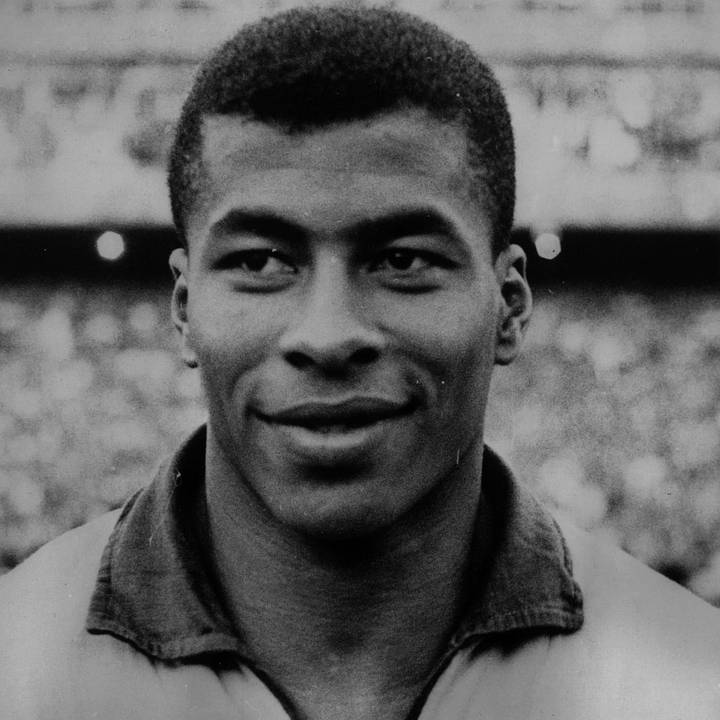
//> input picture 4.hafta/jairzinho.jpg, 720 x 720 px
$ ./gorev3   (built with g++ and OpenCV 4)
//> lines starting //> are read from the running program, lines starting //| are printed output that depends on the picture
#include <iostream>
#include <opencv2/opencv.hpp>
#include <cmath>

using namespace std;
using namespace cv;

int main() {
    Mat resim = imread("/Users/tapz/Desktop/jairzinho.jpg", IMREAD_GRAYSCALE);
//> resim is the input picture: 720 rows x 720 cols, CV_8UC1; min 0, max 199, mean 99.4
    if (resim.empty()) {
        cout << "HATA" << endl;
        return -1;
    }

    Mat yumusatilmis = resim.clone();
    int gauss[3][3] = {
        {1, 2, 1},
        {2, 4, 2},
        {1, 2, 1}
    };

    for (int y = 1; y < resim.rows - 1; y++) {
        for (int x = 1; x < resim.cols - 1; x++) {
            int toplam = 0;
            for (int ky = -1; ky <= 1; ky++) {
                for (int kx = -1; kx <= 1; kx++) {
                    toplam += resim.at<uchar>(y + ky, x + kx) * gauss[ky + 1][kx + 1];
                }
            }
            yumusatilmis.at<uchar>(y, x) = saturate_cast<uchar>(toplam / 16);
        }
    }

    Mat sobel_x = Mat::zeros(resim.size(), CV_8UC1);
    Mat sobel_y = Mat::zeros(resim.size(), CV_8UC1);

    int gx[3][3] = {
        {-1, 0, 1},
        {-2, 0, 2},
        {-1, 0, 1}
    };

    int gy[3][3] = {
        {-1, -2, -1},
        {0, 0, 0},
        {1, 2, 1}
    };

    for (int y = 1; y < yumusatilmis.rows - 1; y++) {
        for (int x = 1; x < yumusatilmis.cols - 1; x++) {
            int toplam_x = 0;
            int toplam_y = 0;
            for (int ky = -1; ky <= 1; ky++) {
                for (int kx = -1; kx <= 1; kx++) {
                    int piksel = yumusatilmis.at<uchar>(y + ky, x + kx);
                    toplam_x += piksel * gx[ky + 1][kx + 1];
                    toplam_y += piksel * gy[ky + 1][kx + 1];
                }
            }
            sobel_x.at<uchar>(y, x) = saturate_cast<uchar>(abs(toplam_x));
            sobel_y.at<uchar>(y, x) = saturate_cast<uchar>(abs(toplam_y));
        }
    }
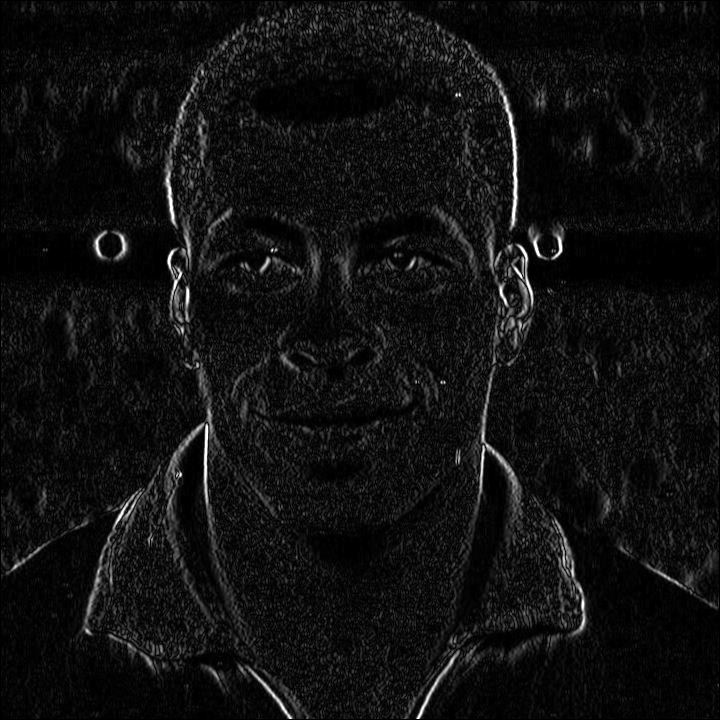
//> sobel_x: 720 rows x 720 cols, CV_8UC1; min 0, max 255, mean 16.5
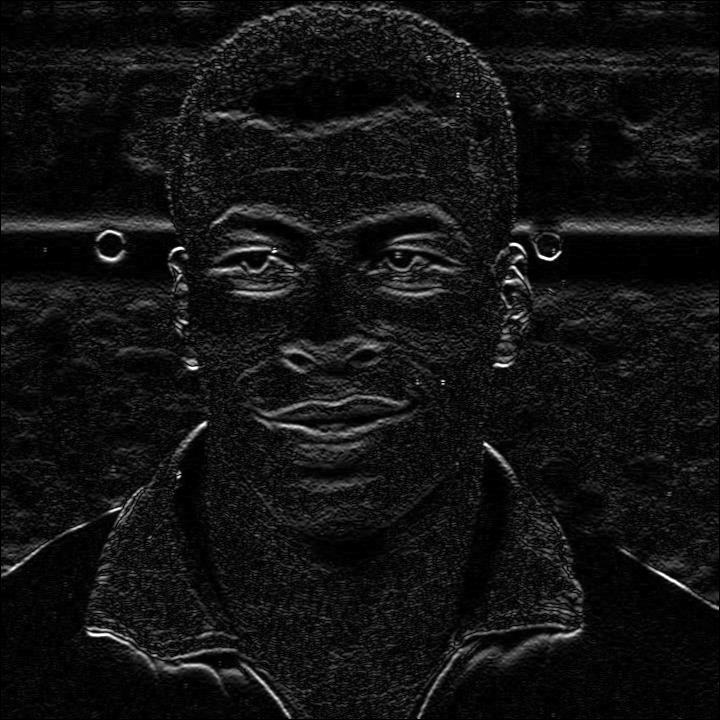
//> sobel_y: 720 rows x 720 cols, CV_8UC1; min 0, max 255, mean 18.5

    imwrite("sobel_x_sonuc.jpg", sobel_x);
    imwrite("sobel_y_sonuc.jpg", sobel_y);
    cout << "Basarili!" << endl;

    imshow("Orijinal", resim);
    imshow("Gauss Yumusatma", yumusatilmis);
    imshow("Sobel X (Dikey Kenar)", sobel_x);
    imshow("Sobel Y (Yatay Kenar)", sobel_y);
    waitKey(0);

    return 0;
}

$ run again, with 4.hafta/4.hafta1gorev.png saved as 4.hafta/jairzinho.jpg
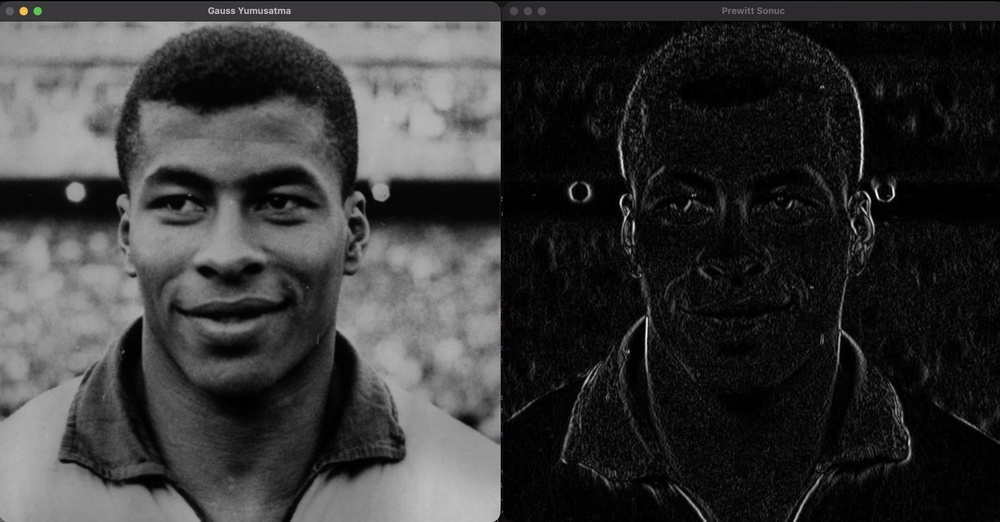
//> input picture 4.hafta/4.hafta1gorev.png, 1000 x 522 px, shrunk from 2868 x 1498 before the run
//> after the loop `for (int y = 1; y < yumusatilmis.rows - 1; y++)`:
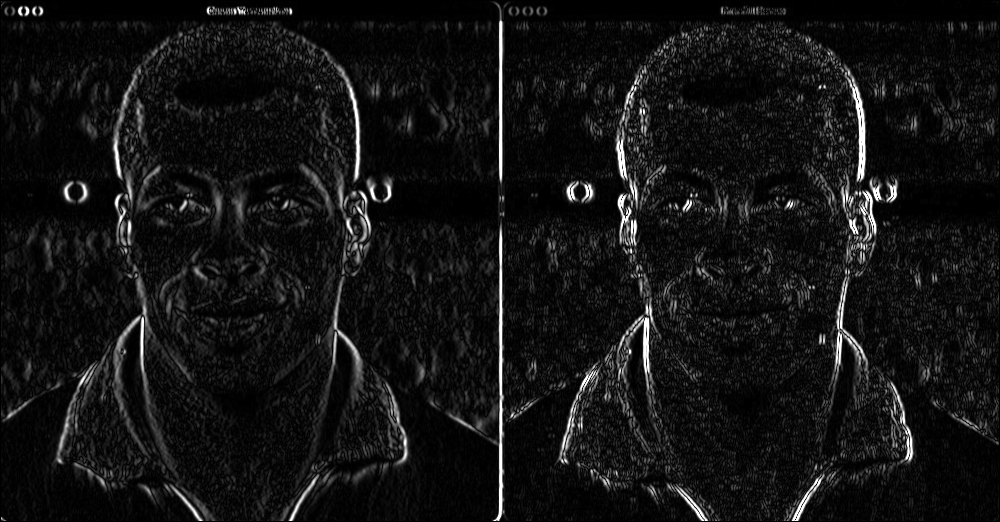
//> sobel_x: 522 rows x 1000 cols, CV_8UC1; min 0, max 255, mean 19.6
//> after the loop `for (int y = 1; y < yumusatilmis.rows - 1; y++)`:
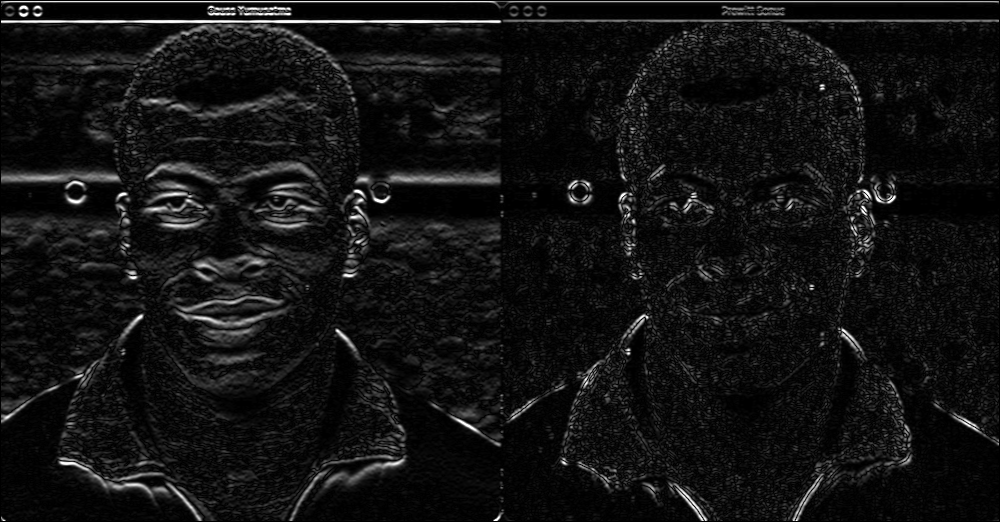
//> sobel_y: 522 rows x 1000 cols, CV_8UC1; min 0, max 255, mean 18.9

$ run again, with 4.hafta/4.hafta2gorev.png saved as 4.hafta/jairzinho.jpg
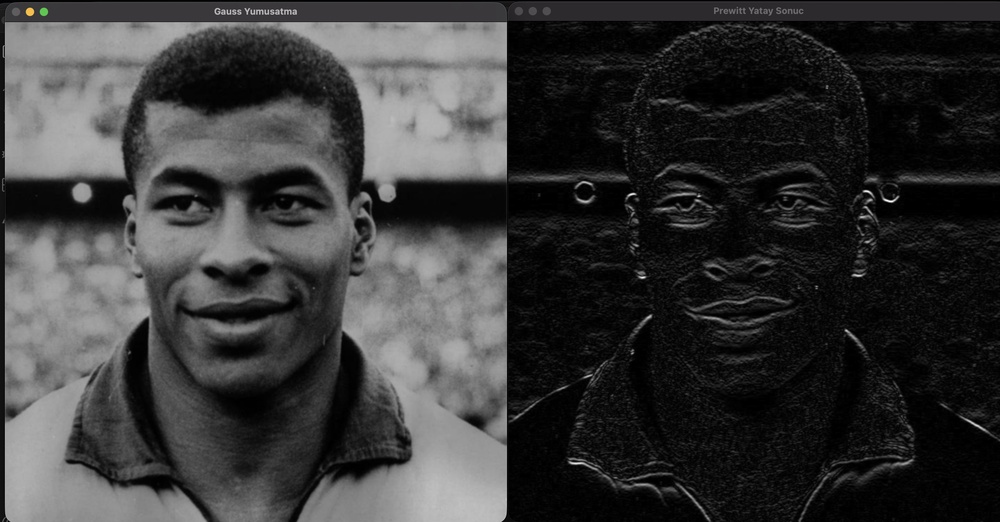
//> input picture 4.hafta/4.hafta2gorev.png, 1000 x 522 px, shrunk from 2868 x 1498 before the run
//> after the loop `for (int y = 1; y < yumusatilmis.rows - 1; y++)`:
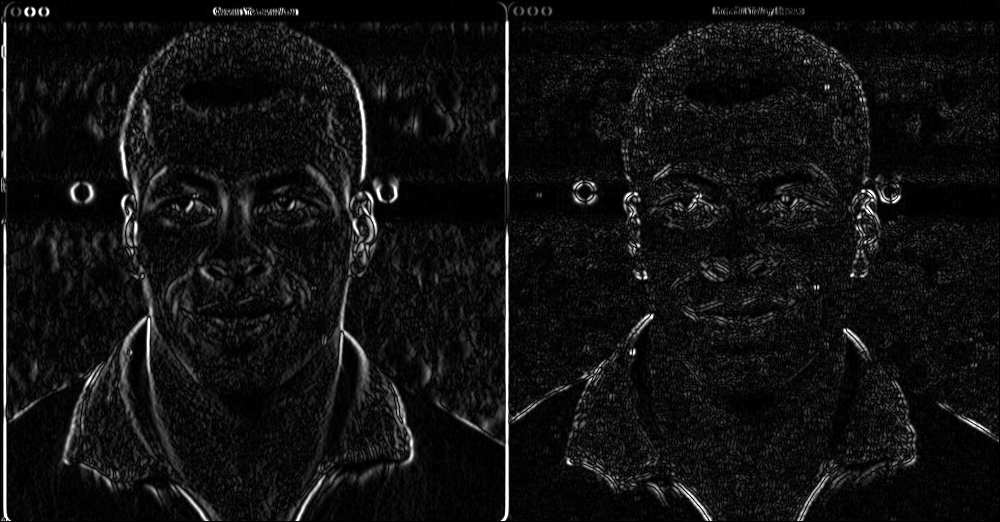
//> sobel_x: 522 rows x 1000 cols, CV_8UC1; min 0, max 255, mean 17.4
//> after the loop `for (int y = 1; y < yumusatilmis.rows - 1; y++)`:
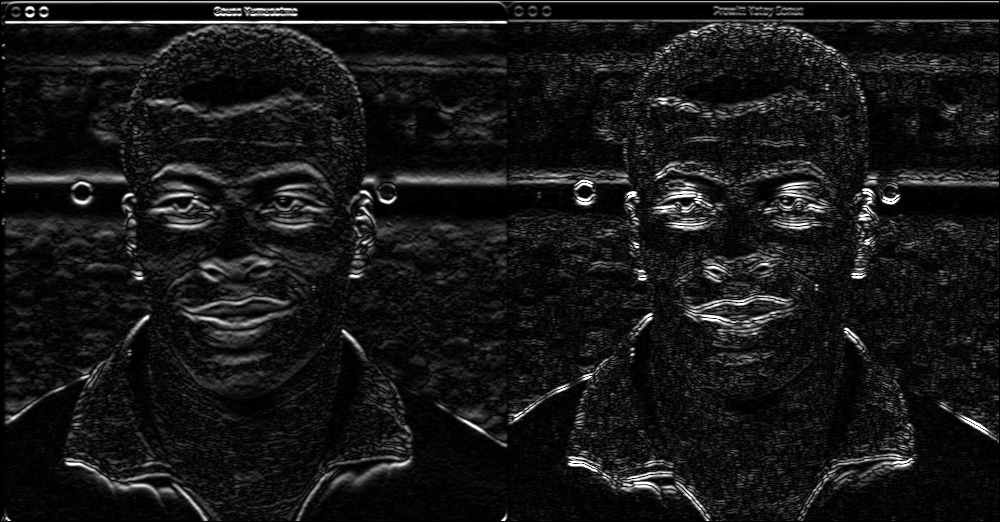
//> sobel_y: 522 rows x 1000 cols, CV_8UC1; min 0, max 255, mean 23.3
